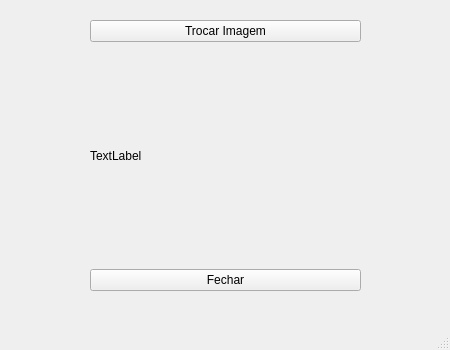
<?xml version="1.0" encoding="UTF-8"?>
<ui version="4.0">
 <class>MainWindow</class>
 <widget class="QMainWindow" name="MainWindow">
  <property name="geometry">
   <rect>
    <x>0</x>
    <y>0</y>
    <width>450</width>
    <height>350</height>
   </rect>
  </property>
  <property name="windowTitle">
   <string>MainWindow</string>
  </property>
  <widget class="QWidget" name="centralwidget">
   <widget class="QWidget" name="">
    <property name="geometry">
     <rect>
      <x>90</x>
      <y>20</y>
      <width>271</width>
      <height>271</height>
     </rect>
    </property>
    <layout class="QVBoxLayout" name="verticalLayout">
     <item>
      <widget class="QPushButton" name="pushButton">
       <property name="text">
        <string>Trocar Imagem</string>
       </property>
      </widget>
     </item>
     <item>
      <widget class="QLabel" name="label">
       <property name="text">
        <string>TextLabel</string>
       </property>
       <property name="scaledContents">
        <bool>true</bool>
       </property>
      </widget>
     </item>
     <item>
      <widget class="QPushButton" name="pushButton_2">
       <property name="text">
        <string>Fechar</string>
       </property>
      </widget>
     </item>
    </layout>
   </widget>
  </widget>
  <widget class="QMenuBar" name="menubar">
   <property name="geometry">
    <rect>
     <x>0</x>
     <y>0</y>
     <width>450</width>
     <height>22</height>
    </rect>
   </property>
  </widget>
  <widget class="QStatusBar" name="statusbar"/>
 </widget>
 <resources/>
 <connections/>
</ui>
